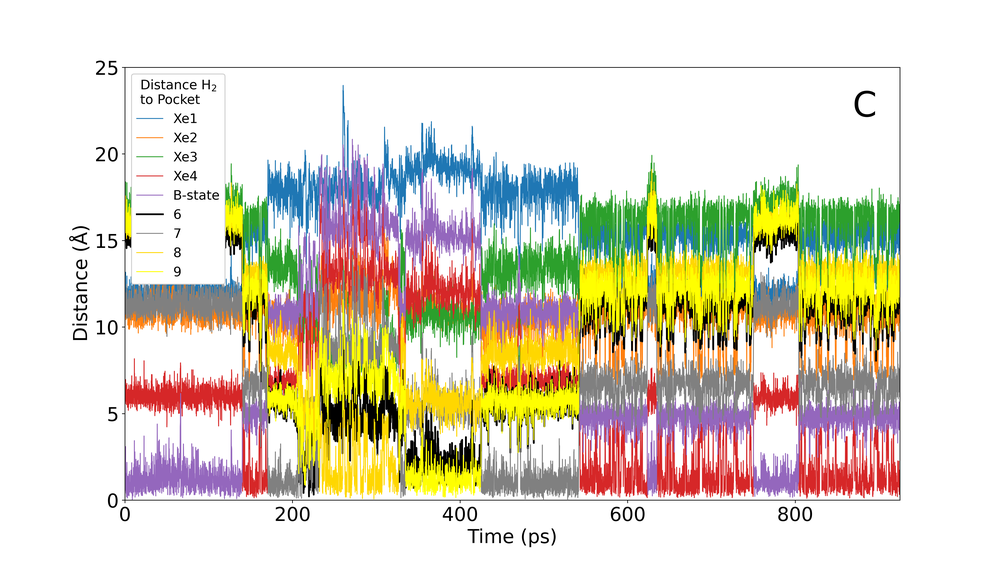
#> input picture finalPictures/CGenFFdynamics.png, 1000 x 562 px, shrunk from 6400 x 3600 before the run
$ python image_combiner.py
#> lines starting #> are read from the running program, lines starting #| are printed output that depends on the picture
import matplotlib.pyplot as plt
from PIL import Image

# Load images
img1 = Image.open('CGenFFdynamics.png')
#> img1 is the input picture: PIL image 1000x562 RGBA; mean R, G, B, A 222.2, 216.7, 199.5, 255
img2 = Image.open('CGenFFPocketIndex.png')
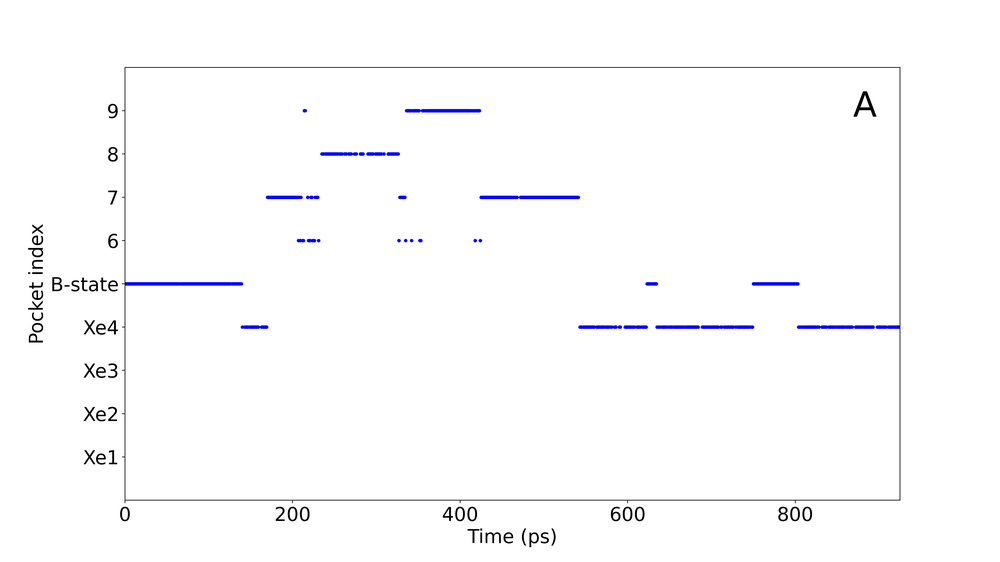
#> input picture finalPictures/CGenFFPocketIndex.png, 1000 x 562 px, shrunk from 6400 x 3600 before the run
#> img2 is the input picture: PIL image 1000x562 RGBA; mean R, G, B, A 251.5, 251.5, 252.8, 255
img3 = Image.open('MorseMDCMdynamics.png')
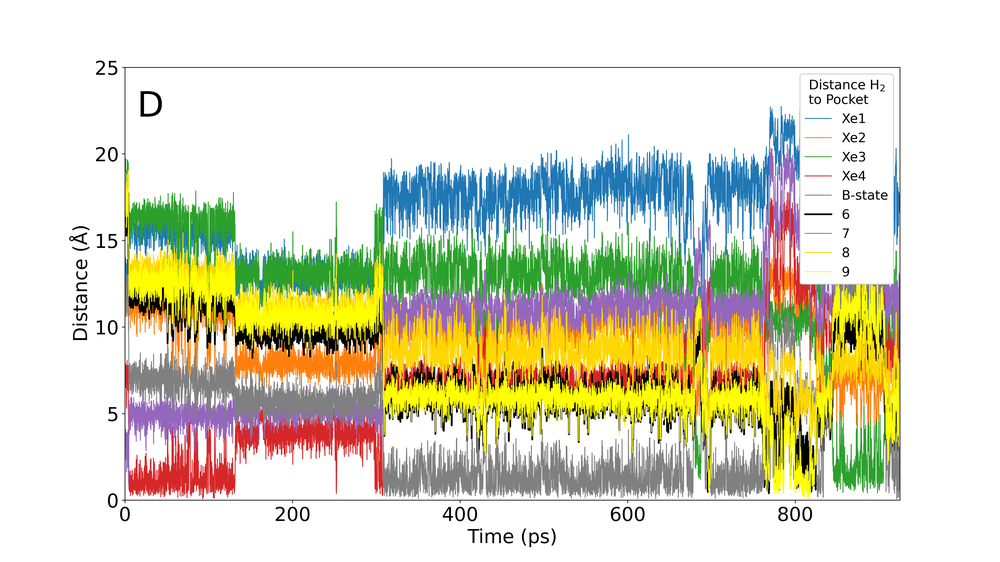
#> input picture finalPictures/MorseMDCMdynamics.png, 1000 x 562 px, shrunk from 6400 x 3600 before the run
#> img3 is the input picture: PIL image 1000x562 RGBA; mean R, G, B, A 219.6, 219, 197.3, 255
img4 = Image.open('MorseMDCMpocketIndex.png')
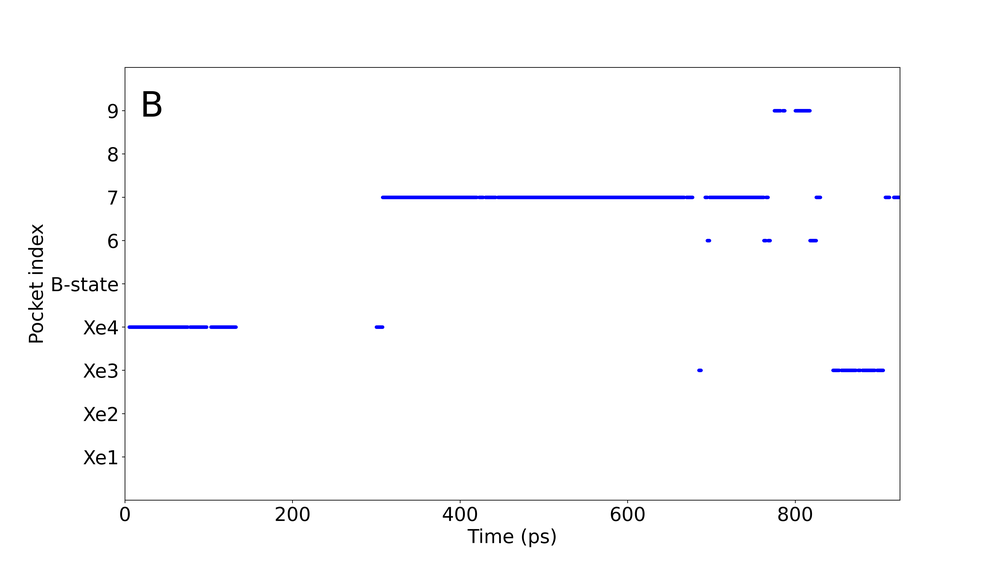
#> input picture finalPictures/MorseMDCMpocketIndex.png, 1000 x 562 px, shrunk from 6400 x 3600 before the run
#> img4 is the input picture: PIL image 1000x562 RGBA; mean R, G, B, A 251.7, 251.7, 252.8, 255

# Create a figure (16x9 inches)
fig = plt.figure(figsize=(16, 9), dpi=400)

# Add first image (top-left)
ax1 = fig.add_axes([0.0, 0.48, 0.5, 0.5])  # [left, bottom, width, height]
ax1.imshow(img2)
ax1.axis('off')  # Hide axes

# Add second image (top-right)
ax2 = fig.add_axes([0.48, 0.48, 0.5, 0.5])  # [left, bottom, width, height]
ax2.imshow(img4)
ax2.axis('off')

# Add third image (bottom-left)
ax3 = fig.add_axes([0.0, 0.0, 0.5, 0.5])  # [left, bottom, width, height]
ax3.imshow(img1)
ax3.axis('off')

# Add fourth image (bottom-right)
ax4 = fig.add_axes([0.48, 0.0, 0.5, 0.5])  # [left, bottom, width, height]
ax4.imshow(img3)
ax4.axis('off')

# Save or show the result
plt.savefig('combined_image_manual.png', dpi=300)
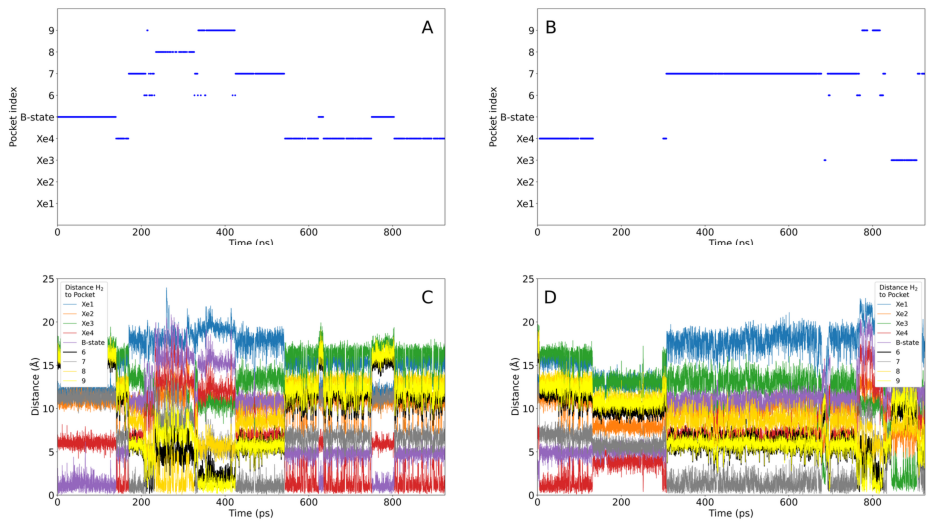
#> figure drawn by matplotlib, 4 panels
plt.show()
